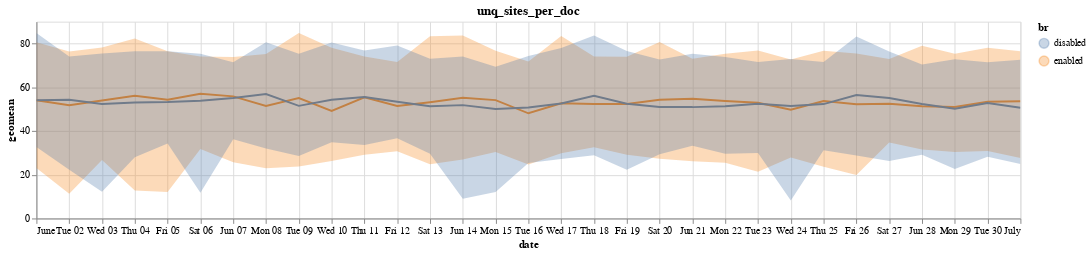

This figure's notebook cell:
### Code cell
# HIDE CODE
# A.data_transformers.enable('json')
A.data_transformers.enable('default')
vz.plot_errb(hdf).properties(height=200, width=800, title=s.name)

### Figure 1 — Vega-Lite specification as saved in the notebook (floating-point values rounded to 4 significant figures)
{"config": {"view": {"continuousWidth": 400, "continuousHeight": 300}}, "layer": [{"mark": "line", "encoding": {"color": {"type": "nominal", "field": "br"}, "tooltip": [{"type": "nominal", "field": "br"}, {"type": "temporal", "field": "date"}, {"type": "quantitative", "field": "p50"}], "x": {"type": "temporal", "field": "date", "title": "date"}, "y": {"type": "quantitative", "field": "p50", "scale": {"zero": true}, "title": "geomean"}}, "selection": {"selector001": {"type": "interval", "bind": "scales", "encodings": ["x", "y"]}}}, {"mark": "errorband", "encoding": {"color": {"type": "nominal", "field": "br"}, "tooltip": [{"type": "nominal", "field": "br"}, {"type": "temporal", "field": "date"}, {"type": "quantitative", "field": "p50"}], "x": {"type": "temporal", "field": "date", "title": "date"}, "y": {"type": "quantitative", "field": "p05", "title": "geomean"}, "y2": {"field": "p95", "title": "geomean"}}}], "data": {"name": "data-e0426a989967fb5b1512c9a4f42a6b24"}, "height": 200, "title": "unq_sites_per_doc", "width": 1000, "$schema": "https://vega.github.io/schema/vega-lite/v4.8.1.json", "datasets": {"data-e0426a989967fb5b1512c9a4f42a6b24": [{"date": "2020-06-12T00:00:00", "br": "enabled", "n_cid": 1916, "p05": 30.73, "p50": 51.44, "p95": 71.58}, {"date": "2020-06-08T00:00:00", "br": "enabled", "n_cid": 2025, "p05": 23.01, "p50": 51.47, "p95": 75.2}, {"date": "2020-06-13T00:00:00", "br": "enabled", "n_cid": 1555, "p05": 24.79, "p50": 53.17, "p95": 83.38}, {"date": "2020-06-10T00:00:00", "br": "enabled", "n_cid": 2088, "p05": 26.32, "p50": 49.14, "p95": 78.02}, {"date": "2020-06-25T00:00:00", "br": "enabled", "n_cid": 1983, "p05": 23.69, "p50": 53.72, "p95": 76.65}, {"date": "2020-06-29T00:00:00", "br": "enabled", "n_cid": 2073, "p05": 30.39, "p50": 51.0, "p95": 75.34}, {"date": "2020-06-22T00:00:00", "br": "enabled", "n_cid": 2058, "p05": 25.45, "p50": 53.71, "p95": 75.34}, {"date": "2020-06-27T00:00:00", "br": "enabled", "n_cid": 1576, "p05": 34.69, "p50": 52.46, "p95": 72.89}, {"date": "2020-06-26T00:00:00", "br": "enabled", "n_cid": 1934, "p05": 19.85, "p50": 52.22, "p95": 75.4}, {"date": "2020-06-15T00:00:00", "br": "enabled", "n_cid": 2039, "p05": 30.38, "p50": 54.11, "p95": 76.74}, {"date": "2020-06-06T00:00:00", "br": "enabled", "n_cid": 1587, "p05": 31.77, "p50": 57.05, "p95": 74.07}, {"date": "2020-06-05T00:00:00", "br": "enabled", "n_cid": 1974, "p05": 12.11, "p50": 54.31, "p95": 76.48}, {"date": "2020-06-28T00:00:00", "br": "enabled", "n_cid": 1578, "p05": 31.52, "p50": 51.35, "p95": 78.95}, {"date": "2020-06-02T00:00:00", "br": "enabled", "n_cid": 1996, "p05": 11.31, "p50": 51.75, "p95": 76.4}, {"date": "2020-06-16T00:00:00", "br": "enabled", "n_cid": 2076, "p05": 24.72, "p50": 48.09, "p95": 71.74}, {"date": "2020-06-30T00:00:00", "br": "enabled", "n_cid": 2072, "p05": 30.84, "p50": 53.36, "p95": 78.06}, {"date": "2020-06-21T00:00:00", "br": "enabled", "n_cid": 1544, "p05": 26.12, "p50": 54.77, "p95": 73.04}, {"date": "2020-06-11T00:00:00", "br": "enabled", "n_cid": 2007, "p05": 29.17, "p50": 55.37, "p95": 74.1}, {"date": "2020-07-01T00:00:00", "br": "enabled", "n_cid": 2054, "p05": 27.67, "p50": 53.61, "p95": 76.44}, {"date": "2020-06-04T00:00:00", "br": "enabled", "n_cid": 2026, "p05": 12.79, "p50": 56.09, "p95": 82.25}, {"date": "2020-06-19T00:00:00", "br": "enabled", "n_cid": 1962, "p05": 29.14, "p50": 52.3, "p95": 73.96}, {"date": "2020-06-01T00:00:00", "br": "enabled", "n_cid": 1903, "p05": 23.07, "p50": 54.07, "p95": 80.56}, {"date": "2020-06-03T00:00:00", "br": "enabled", "n_cid": 2026, "p05": 26.75, "p50": 53.95, "p95": 78.16}, {"date": "2020-06-23T00:00:00", "br": "enabled", "n_cid": 2037, "p05": 21.33, "p50": 52.89, "p95": 76.86}, {"date": "2020-06-24T00:00:00", "br": "enabled", "n_cid": 1984, "p05": 27.9, "p50": 49.75, "p95": 72.64}, {"date": "2020-06-20T00:00:00", "br": "enabled", "n_cid": 1565, "p05": 27.29, "p50": 54.24, "p95": 80.7}, {"date": "2020-06-07T00:00:00", "br": "enabled", "n_cid": 1601, "p05": 25.66, "p50": 55.84, "p95": 73.89}, {"date": "2020-06-14T00:00:00", "br": "enabled", "n_cid": 1591, "p05": 26.92, "p50": 55.2, "p95": 83.7}, {"date": "2020-06-17T00:00:00", "br": "enabled", "n_cid": 2062, "p05": 29.77, "p50": 52.67, "p95": 83.41}, {"date": "2020-06-18T00:00:00", "br": "enabled", "n_cid": 2061, "p05": 32.61, "p50": 52.37, "p95": 74.1}, {"date": "2020-06-09T00:00:00", "br": "enabled", "n_cid": 2068, "p05": 23.73, "p50": 55.09, "p95": 84.83}, {"date": "2020-06-04T00:00:00", "br": "disabled", "n_cid": 2028, "p05": 28.03, "p50": 53.03, "p95": 76.47}, {"date": "2020-06-20T00:00:00", "br": "disabled", "n_cid": 1577, "p05": 29.33, "p50": 51.01, "p95": 72.68}, {"date": "2020-06-16T00:00:00", "br": "disabled", "n_cid": 2004, "p05": 25.36, "p50": 50.71, "p95": 74.24}, {"date": "2020-06-13T00:00:00", "br": "disabled", "n_cid": 1502, "p05": 29.62, "p50": 51.34, "p95": 73.0}, {"date": "2020-06-08T00:00:00", "br": "disabled", "n_cid": 1986, "p05": 31.99, "p50": 56.85, "p95": 80.55}, {"date": "2020-06-30T00:00:00", "br": "disabled", "n_cid": 1952, "p05": 28.18, "p50": 52.77, "p95": 71.48}, {"date": "2020-06-15T00:00:00", "br": "disabled", "n_cid": 1999, "p05": 12.11, "p50": 50.06, "p95": 69.35}, {"date": "2020-06-14T00:00:00", "br": "disabled", "n_cid": 1553, "p05": 9.042, "p50": 51.82, "p95": 74.08}, {"date": "2020-06-10T00:00:00", "br": "disabled", "n_cid": 2041, "p05": 34.87, "p50": 54.28, "p95": 80.47}, {"date": "2020-06-25T00:00:00", "br": "disabled", "n_cid": 1949, "p05": 31.14, "p50": 52.31, "p95": 71.54}, {"date": "2020-06-24T00:00:00", "br": "disabled", "n_cid": 1913, "p05": 8.168, "p50": 51.38, "p95": 72.87}, {"date": "2020-06-06T00:00:00", "br": "disabled", "n_cid": 1610, "p05": 11.75, "p50": 53.84, "p95": 75.28}, {"date": "2020-06-11T00:00:00", "br": "disabled", "n_cid": 1952, "p05": 33.6, "p50": 55.54, "p95": 76.84}, {"date": "2020-06-01T00:00:00", "br": "disabled", "n_cid": 1847, "p05": 32.63, "p50": 54.08, "p95": 84.77}, {"date": "2020-06-21T00:00:00", "br": "disabled", "n_cid": 1579, "p05": 33.28, "p50": 50.92, "p95": 75.3}, {"date": "2020-06-22T00:00:00", "br": "disabled", "n_cid": 2008, "p05": 29.64, "p50": 51.33, "p95": 73.87}, {"date": "2020-06-27T00:00:00", "br": "disabled", "n_cid": 1488, "p05": 26.32, "p50": 55.06, "p95": 76.39}, {"date": "2020-06-23T00:00:00", "br": "disabled", "n_cid": 1970, "p05": 29.97, "p50": 52.45, "p95": 71.5}, {"date": "2020-06-18T00:00:00", "br": "disabled", "n_cid": 1971, "p05": 28.88, "p50": 56.08, "p95": 83.65}, {"date": "2020-06-02T00:00:00", "br": "disabled", "n_cid": 2025, "p05": 22.23, "p50": 54.29, "p95": 74.02}, {"date": "2020-06-26T00:00:00", "br": "disabled", "n_cid": 1855, "p05": 28.83, "p50": 56.46, "p95": 83.23}, {"date": "2020-06-19T00:00:00", "br": "disabled", "n_cid": 1957, "p05": 22.29, "p50": 52.44, "p95": 76.56}, {"date": "2020-06-05T00:00:00", "br": "disabled", "n_cid": 1963, "p05": 34.32, "p50": 53.27, "p95": 76.46}, {"date": "2020-06-03T00:00:00", "br": "disabled", "n_cid": 2040, "p05": 12.2, "p50": 52.35, "p95": 75.45}, {"date": "2020-06-28T00:00:00", "br": "disabled", "n_cid": 1519, "p05": 29.17, "p50": 52.37, "p95": 70.35}, {"date": "2020-06-17T00:00:00", "br": "disabled", "n_cid": 2032, "p05": 27.14, "p50": 52.59, "p95": 77.92}, {"date": "2020-06-09T00:00:00", "br": "disabled", "n_cid": 2018, "p05": 28.51, "p50": 51.49, "p95": 75.37}, {"date": "2020-07-01T00:00:00", "br": "disabled", "n_cid": 1956, "p05": 24.85, "p50": 50.6, "p95": 72.57}, {"date": "2020-06-12T00:00:00", "br": "disabled", "n_cid": 1865, "p05": 36.71, "p50": 53.33, "p95": 79.1}, {"date": "2020-06-29T00:00:00", "br": "disabled", "n_cid": 1982, "p05": 22.64, "p50": 50.19, "p95": 72.84}, {"date": "2020-06-07T00:00:00", "br": "disabled", "n_cid": 1582, "p05": 36.19, "p50": 55.1, "p95": 71.41}]}}
